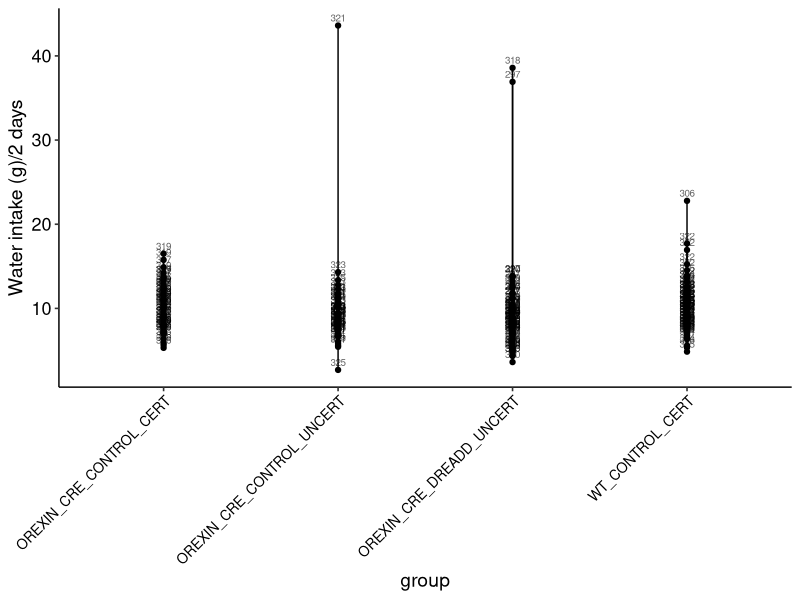

The R script that drew this image:
# This script aims to explore changes water consumption in orexin-cre mice

#libraries
library(dplyr) #to use pipe
library(ggplot2) #to graph
library(readr) 
library(tidyr)  # to use drop-na()
library(ggpubr)
library(car)       # for Levene’s Test
library(tidyverse)
library(emmeans)

#format plot
format.plot <- theme_pubr() +
  theme(strip.background = element_blank(), 
        strip.text = element_blank(),
        panel.spacing.x = unit(0.1, "lines"),          
        panel.spacing.y = unit(1.5, "lines"),  
        legend.position = "none",
        axis.text = element_text(family = "Helvetica", size = 13),
        axis.title = element_text(family = "Helvetica", size = 14))

#orexin-cre mice####
##water intake####
water <- read_csv("../data/WATER_CONSUMPTION.csv") %>% 
  filter(AIM=="UNCERTAINTY") %>% 
  mutate(WATER_GR = (WATER_START_G - WATER_END_G)) %>% 
  #mutate(delta_measurement = DATE - lag(DATE)),
         # corrected_waterintake_gr = WATER_GR / as.numeric(delta_measurement)) #DAILY WATER INTAKE
    mutate(GROUP = case_when(
    ID %in% c(321, 323, 325) ~ "OREXIN_CRE_CONTROL_UNCERT",
    ID %in% c(297, 313, 318, 320) ~ "OREXIN_CRE_DREADD_UNCERT",
    ID %in% c(305, 306, 314, 322) ~ "WT_CONTROL_CERT",
    ID %in% c(307,316, 319) ~ "OREXIN_CRE_CONTROL_CERT"
  ))
n_distinct(water$ID) #here we know there is 14 animals

water %>%
  group_by(GROUP) %>% 
  summarise(mean = mean(WATER_GR, na.rm = TRUE)) 

plot <- water  %>%
  ggplot(aes(GROUP, WATER_GR, group = ID)) +
  geom_point() +
  geom_line() +
   geom_smooth()+
  geom_text(aes(label = ID), vjust = -0.5, size = 2.5, alpha = 0.6) + #ID label
  labs(
    x = "group",
    y = "Water intake (g)/2 days")+
  format.plot+
  theme(
    axis.text.x = element_text(angle = 45, hjust = 1, size = 10))
 plot
 
 ##one way anova ####
 # Check normality by group (Shapiro-Wilk test)
 water %>%
   group_by(GROUP) %>%
   summarise(p_value = shapiro.test(WATER_GR)$p.value) #all data normally distributed 
 # Check equal variances (Levene’s Test)
 leveneTest(WATER_GR ~ GROUP, data = water) #p = 0.6 
 #one way anoca
 anova_result <- aov(WATER_GR ~ GROUP, data = water)
 summary(anova_result)
 
 emmeans_result <- emmeans(anova_result, pairwise ~ GROUP)
 summary(emmeans_result)
 
 
